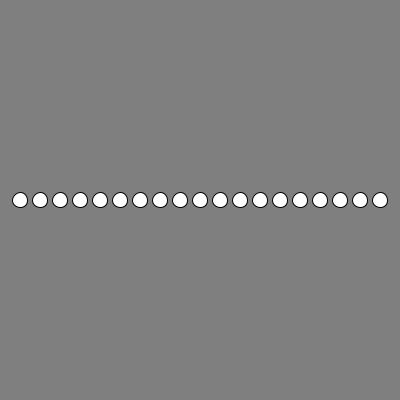
Frame 1 (no input)
Frame 60 (the mouse pressed at the canvas centre just before this capture): identical to frame 1, image omitted
Frame 120 (the mouse held since frame 60 and released just before this capture): identical to frame 1, image omitted

The Processing sketch that drew this single still picture (run headless with seeded random() and noise(); from frame 60 on, the mouse is pressed at the canvas centre):

// Processing sketch: processing_47768
// ── processing_47768.pde


void setup() { 
  size(400,400); 
  smooth(); 
}

void draw() { 
  
  background(127); 
  
  // count from 20 to 380 jumping 20 each time.
  for(int x=20; x<=380; x+=20) { 
    
    // and draw a circle in that position
    ellipse(x, 200, 15,15);  
    
  }
  
}
